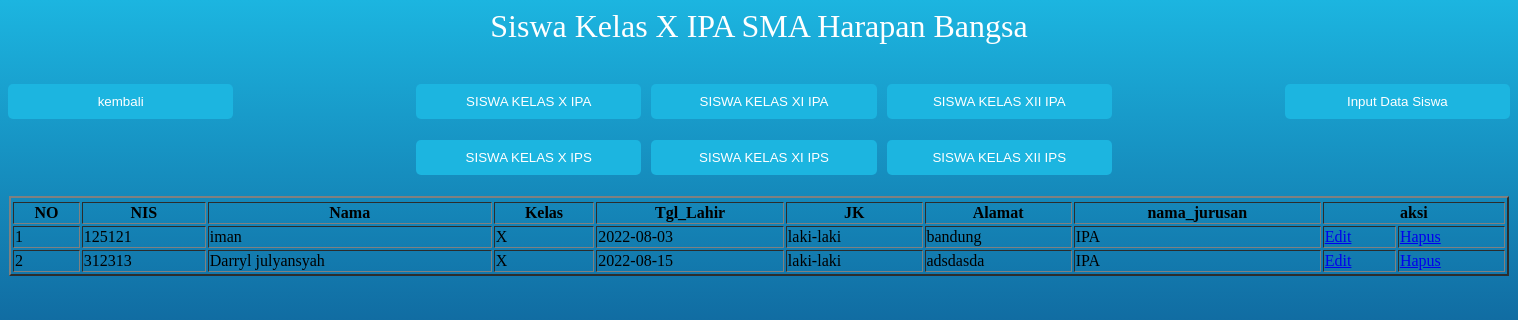
The page /siswa_x_ipa.php (signed in) on the database its author committed.
### tables this page shows
CREATE TABLE `siswa` (
  `NIS` int(11) NOT NULL,
  `nama` varchar(50) NOT NULL,
  `kelas` varchar(10) NOT NULL,
  `tgl_lahir` date NOT NULL,
  `jk` varchar(20) NOT NULL,
  `alamat` varchar(225) NOT NULL,
  `nama_jurusan` varchar(10) DEFAULT NULL
);

### userx_ipa.php (called while the page is built, shortened)
<?php
class User {
public function showData()
	{
        $conn = new Koneksi();
        $db=$conn->metal();
		$stmt=$db->prepare("SELECT NIS,nama,kelas,tgl_lahir,jk,alamat,nama_jurusan FROM siswa where kelas='X' AND nama_jurusan='IPA'");
		$stmt->execute();
		return $stmt;
	}
}

### siswa_x_ipa.php (the view, shortened to what this page needs)
<?php
require 'userx_ipa.php';
$obj = new User();
?>
<h1>Siswa Kelas X IPA SMA Harapan Bangsa</h1>
<link rel="stylesheet" type="text/css" href="css/smp.css">
<form action = "input_siswa_sma.php" method ="POST" name="login">
<input type ="submit" class="tombol_input1" name = "submit" value = "Input Data Siswa">
<center>
<table class= 'table table-bordered table-responsive'>
 <tr>
 <tr>
 <table border="2" width="1500px" >
 <tr>
    <tr>
     <th>NO</th>
     <th>NIS</th>
     <th>Nama</th>
     <th>Kelas</th>
     <th>Tgl_Lahir</th>
     <th>JK</th>
     <th>Alamat</th>
     <th>nama_jurusan</th>
     <th colspan="5">aksi</th>
 </tr>
</center>
 <?php
$no=1;
	$data=$obj->showData();
	if($data->rowCount()>0){
	while($row=$data->fetch(PDO::FETCH_ASSOC)){
?>
<tr>
	<td><?php echo $no; ?></td>
	<td><?php echo $row['NIS']; ?></td>
	<td><?php echo $row['nama']; ?></td>
    <td><?php echo $row['kelas']; ?></td>
    <td><?php echo $row['tgl_lahir']; ?></td>
    <td><?php echo $row['jk']; ?></td>
    <td><?php echo $row['alamat']; ?></td>
    <td><?php echo $row['nama_jurusan']; ?></td>
    <td><a href="editsma.php?NIS=<?php echo $row['NIS']; ?>">Edit</a></td>
    <td><a href="proses_delete_sma.php?NIS=<?php echo $row['NIS']; ?>">Hapus</a></td>
    </tr>
    </form>
<?php
$no+=1; }
}else{
echo '<tr>
		<td> Not found</td>
    </tr>';
}
?>
 <form action = "index.php" method ="POST" name="kembali">
    <input type ="submit" class="tombol_kembali" name = "kembali" value = "kembali">
    </form>
    <form action = "siswa_x_ipa.php" method ="POST" name="kelasx">
    <input type ="submit" class="tombol1" name = "kelasx" value = "SISWA KELAS X IPA">
    </form>
    <form action = "siswa_xi_ipa.php" method ="POST" name="kelasxi">
    <input type ="submit" class="tombol1" name = "kelasxi" value = "SISWA KELAS XI IPA">
    </form>
    <form action = "siswa_xii_ipa.php" method ="POST" name="Kelasxii">
    <input type ="submit" class="tombol1" name = "Kelasxii" value = "SISWA KELAS XII IPA">
    </form>
    <form action = "siswa_x_ips.php" method ="POST" name="kelasx">
    <input type ="submit" class="tombol1" name = "kelasx" value = "SISWA KELAS X IPS">
    </form>
    <form action = "siswa_xi_ips.php" method ="POST" name="kelasx">
    <input type ="submit" class="tombol1" name = "kelasx" value = "SISWA KELAS XI IPS">
    </form>
    <form action = "siswa_xii_ips.php" method ="POST" name="kelasx">
    <input type ="submit" class="tombol1" name = "kelasx" value = "SISWA KELAS XII IPS">
    </form>

### css/smp.css (style rules this page uses)
h1 { text-align: center; color: white; font-weight: 100; }
.tombol_input1 { background: #1cb5e0; color: white; font-size: 10pt; width: 15%; border: cornflowerblue; border-radius: 5px; padding: 10px 10px; margin-bottom: 5px; color :white; float:right; }
.tombol_kembali { background: #1cb5e0; color: white; font-size: 10pt; width: 15%; border: cornflowerblue; border-radius: 5px; padding: 10px 10px; margin-bottom: 5px; color :white; float:left; }
.tombol1 { background: #1cb5e0; color: white; font-size: 10pt; width: 15%; border: cornflowerblue; border-radius: 5px; padding: 10px 10px; margin-bottom: 5px; margin-left: 10px; color :white; }

### rows shown on the page
siswa: NIS "125121", nama "iman", kelas "X", tgl_lahir "2022-08-03", jk "laki-laki", alamat "bandung", nama_jurusan "IPA"
siswa: NIS "312313", nama "Darryl julyansyah", kelas "X", tgl_lahir "2022-08-15", jk "laki-laki", alamat "adsdasda", nama_jurusan "IPA"
